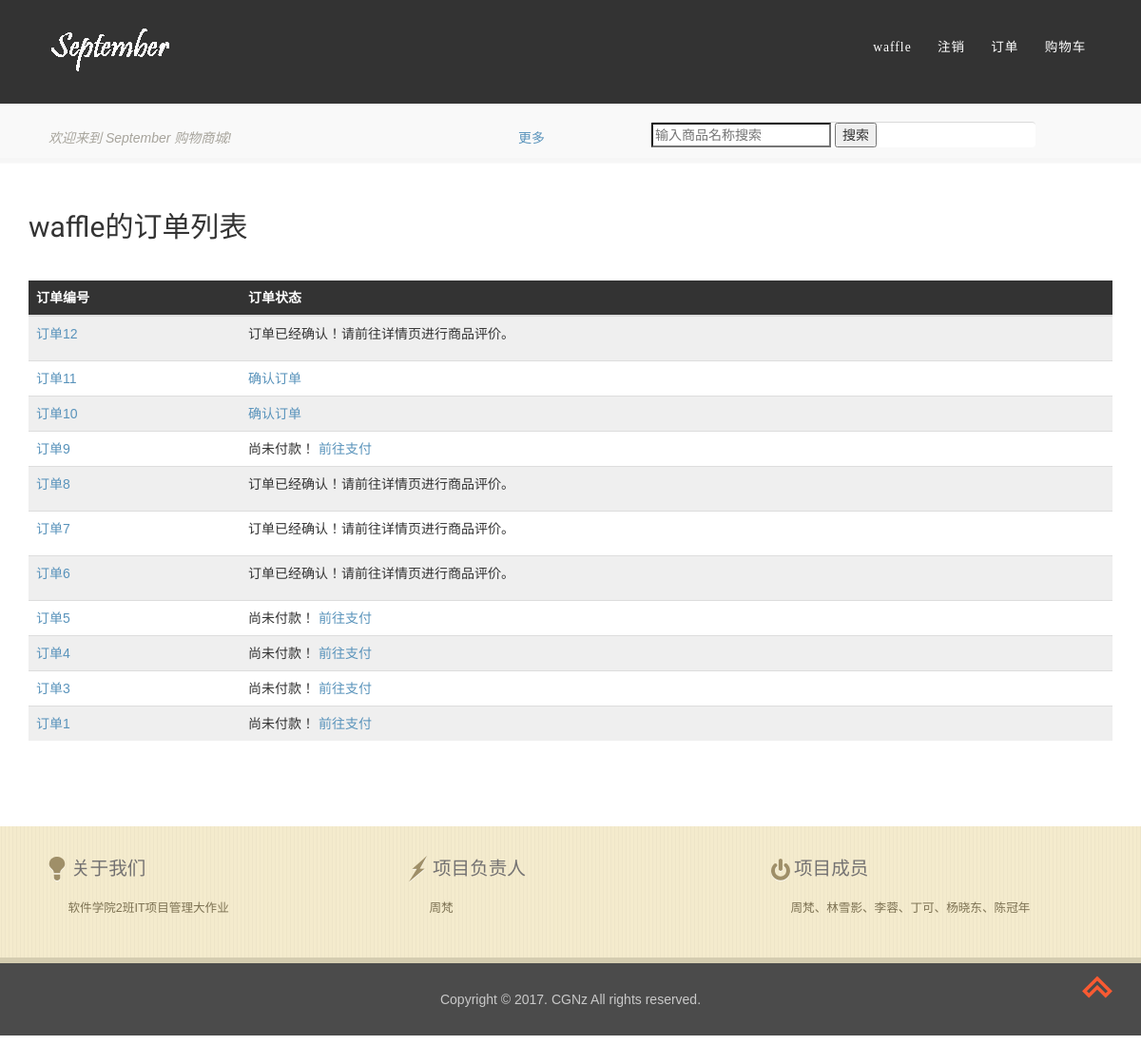
The app's page /orders/orderlist/ (signed in), older data.
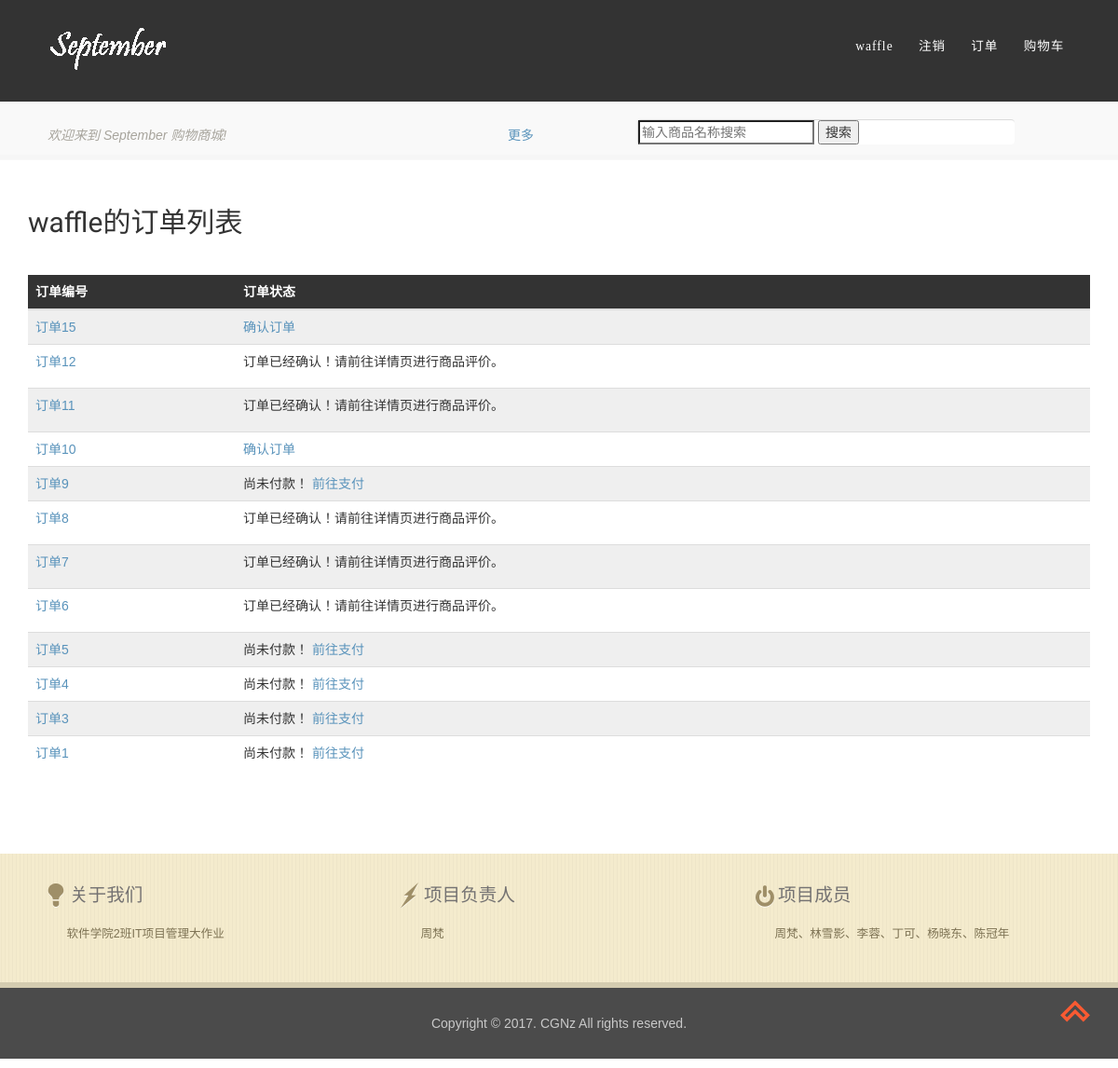
The same page, newer data.
### orders/models.py (models this page shows, shortened)
class Order(models.Model):
	userid=models.CharField(max_length=20,default='1')
	first_name=models.CharField(max_length=50)
	last_name=models.CharField(max_length=50)
	email=models.EmailField()
	address=models.CharField(max_length=250)
	postal_code=models.CharField(max_length=20)
	city=models.CharField(max_length=100)
	created=models.DateTimeField(auto_now_add=True)
	updated=models.DateTimeField(auto_now=True)
	paid=models.BooleanField(default=False)
	verified=models.BooleanField(default=False)
	class Meta:
		ordering=('-created',)
	def get_absolute_url(self):
		return reverse('orders:order_detail',args=[self.id])

### orders/views.py (the view)
@login_required
def order_list(request):
	orders=Order.objects.filter(userid=request.user.username)
	return render(request,'orders/orderlist.html',{'orders':orders})

### orders/templates/orders/orderlist.html (shortened to what this page needs)
{% extends 'shop/base.html' %}
{% block content %}
<div class="container">
    <div class="information">
    		<h2 class="information-in test" style="margin-top:50px">{{request.user.username}}的订单列表</h2>
    	</div>
    	<form name="/" class="card-form">
    		<div class="table-responsive">
    			<table class="table table-hover" style="margin-top:30px">
    				<thead>
    					<tr>
    						<th  style="background-color: #333;">订单编号</th>
    						<th  style="background-color: #333;">订单状态</th>
    					</tr>
    				</thead>
    				<tbody>
                        {% for order in orders %}
    					<tr class="text-center">
    						<td class="orderid">
                                <a href="{{order.get_absolute_url}}">订单{{order.id}}</a>
                            </td>
    						<td>
                                {% if order.paid %}
                                    {% if order.verified %}
                                        <p>订单已经确认！请前往详情页进行商品评价。</p>
                                    {% else %}
                                        <a href="{% url 'orders:verify' order.id %}" class="verifylink">确认订单</a>
                                    {% endif %}
                                {% else %}
                                    尚未付款！
                                    <a href="{% url 'orders:repay' order.id %}">前往支付</a>
                                {% endif %}
                            </td>
    					</tr>
    					{% endfor %}
    				</tbody>
    			</table>
    		</div>
    	</form>
</div>
{% endblock %}

Row changes from the older to the newer data that the page shows:
added Order: id "15", paid "确认订单"
changed Order id 11: verified "确认订单" → "订单已经确认！请前往详情页进行商品评价。"
